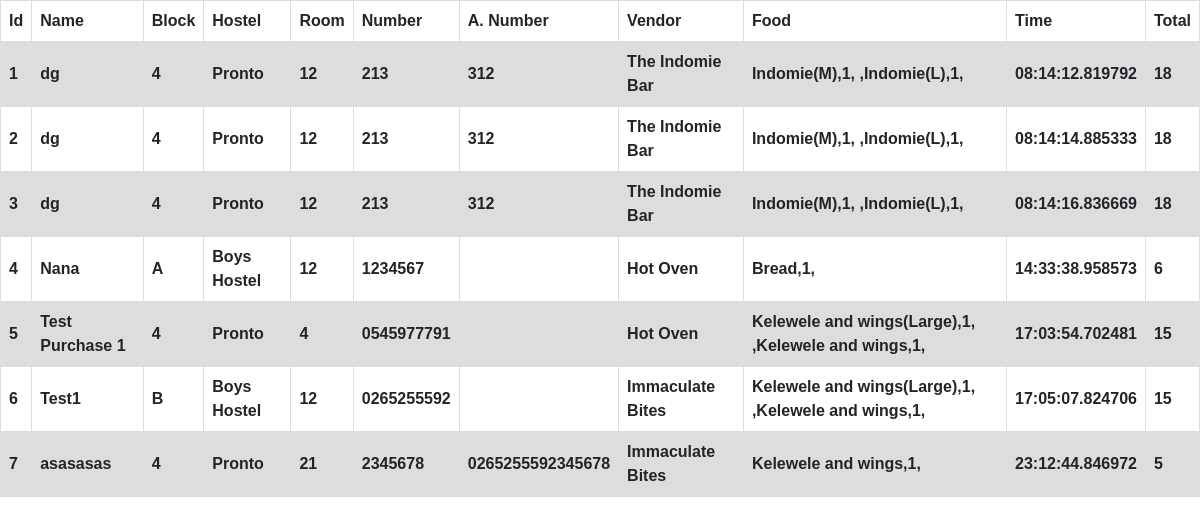
Before: /chart with the older database file.
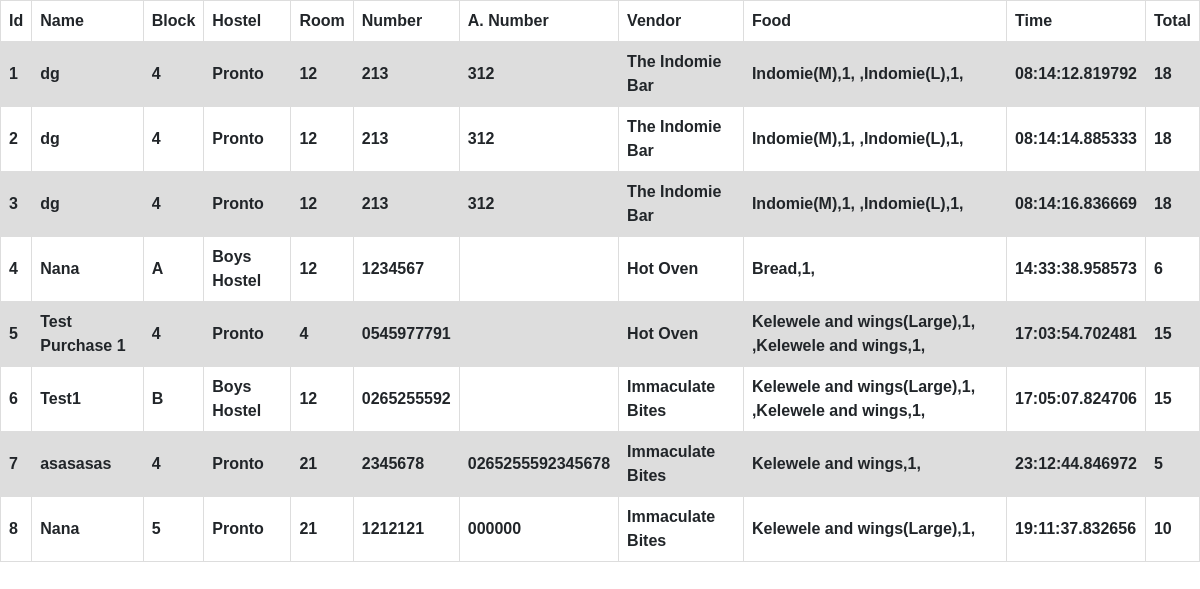
After: the same page with the newer database file.
### app.py (models this page shows, shortened)
class Order(db.Model):
    id = db.Column(db.Integer, primary_key=True)
    name = db.Column(db.String(200))
    room = db.Column(db.Integer)
    pNumber = db.Column(db.String(10))
    aNumber = db.Column(db.String(10))
    hostel = db.Column(db.String(100))
    food = db.Column(db.String(1000))
    quantity = db.Column(db.Integer)
    status = db.Column(db.Integer)
    block = db.Column(db.String(100))
    total = db.Column(db.String(10))
    date_created = db.Column(db.DateTime, default=datetime.utcnow)
    vendor = db.Column(db.String(50))

### app.py (the view)
@app.route('/chart', methods=['POST','GET'])
def masterchart():
    all_orders = Order.query.order_by(Order.date_created).all()
    return render_template('chart.html', all_orders=all_orders)

### templates/chart.html
{% extends 'base.html' %}
{% block head %}
<link rel="stylesheet" href="{{ url_for('static', filename='css/table.css')}}">
{% endblock %}
{% block body %}
<table>
    <tr>
        <th>Id</th>
        <th>Name</th>
        <th>Block</th>
        <th>Hostel</th>
        <th>Room</th>
        <th>Number</th>
        <th>A. Number</th>
        <th>Vendor</th>
        <th>Food</th>
        <th>Time</th>
        <th>Total</th>
    </tr>
    {% for order in all_orders %}
    <tr>
        <th>{{ order.id }}</th>
        <th>{{ order.name }}</th>
        <th>{{ order.block }}</th>
        <th>{{ order.hostel }}</th>
        <th>{{order.room}}</th>
        <th>{{order.pNumber}}</th>
        <th>{{order.aNumber}}</th>
        <th>{{order.vendor}}</th>
        <th>{{order.food}}</th>
        <th>{{order.date_created.time()}}</th>
        <th>{{order.total}}</th>
    </tr>
    {% endfor %}
    </table>
{% endblock %}

### templates/base.html (shortened to what this page needs)
<!DOCTYPE html>
    <head>
        <link rel="stylesheet" href="https://stackpath.bootstrapcdn.com/bootstrap/4.3.1/css/bootstrap.min.css">
        {% block head %}{% endblock %}
    </head>
    <body>
{% block body %}{% endblock %}
    </body>
</html>

### static/css/table.css (style rules this page uses)
table { font-family: arial, sans-serif; border-collapse: collapse; width: 100%; }
td, th { border: 1px solid #dddddd; text-align: left; padding: 8px; }
tr:nth-child(even) { background-color: #dddddd; }

Changed rows visible on the page:
added Order: id "8", name "Nana", block "5", hostel "Pronto", room "21", pNumber "1212121", aNumber "000000", vendor "Immaculate Bites", food "Kelewele and wings(Large),1,", date_created.time "19:11:37.832656", total "10"
